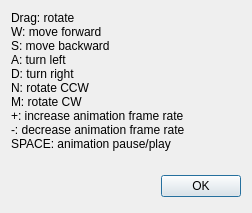
<?xml version="1.0" encoding="UTF-8"?>
<ui version="4.0">
 <class>HelpDialog</class>
 <widget class="QDialog" name="HelpDialog">
  <property name="geometry">
   <rect>
    <x>0</x>
    <y>0</y>
    <width>252</width>
    <height>207</height>
   </rect>
  </property>
  <property name="windowTitle">
   <string>Help</string>
  </property>
  <layout class="QVBoxLayout" name="verticalLayout">
   <item>
    <layout class="QHBoxLayout" name="horizontalLayout">
     <item>
      <widget class="QLabel" name="label">
       <property name="text">
        <string>Drag: rotate
W: move forward
S: move backward
A: turn left
D: turn right
N: rotate CCW
M: rotate CW
+: increase animation frame rate
-: decrease animation frame rate
SPACE: animation pause/play
</string>
       </property>
      </widget>
     </item>
    </layout>
   </item>
   <item>
    <layout class="QHBoxLayout">
     <property name="spacing">
      <number>6</number>
     </property>
     <property name="leftMargin">
      <number>0</number>
     </property>
     <property name="topMargin">
      <number>0</number>
     </property>
     <property name="rightMargin">
      <number>0</number>
     </property>
     <property name="bottomMargin">
      <number>0</number>
     </property>
     <item>
      <spacer>
       <property name="orientation">
        <enum>Qt::Horizontal</enum>
       </property>
       <property name="sizeHint" stdset="0">
        <size>
         <width>131</width>
         <height>31</height>
        </size>
       </property>
      </spacer>
     </item>
     <item>
      <widget class="QPushButton" name="okButton">
       <property name="text">
        <string>OK</string>
       </property>
      </widget>
     </item>
    </layout>
   </item>
  </layout>
 </widget>
 <resources/>
 <connections>
  <connection>
   <sender>okButton</sender>
   <signal>clicked()</signal>
   <receiver>HelpDialog</receiver>
   <slot>close()</slot>
   <hints>
    <hint type="sourcelabel">
     <x>203</x>
     <y>98</y>
    </hint>
    <hint type="destinationlabel">
     <x>125</x>
     <y>62</y>
    </hint>
   </hints>
  </connection>
 </connections>
</ui>
